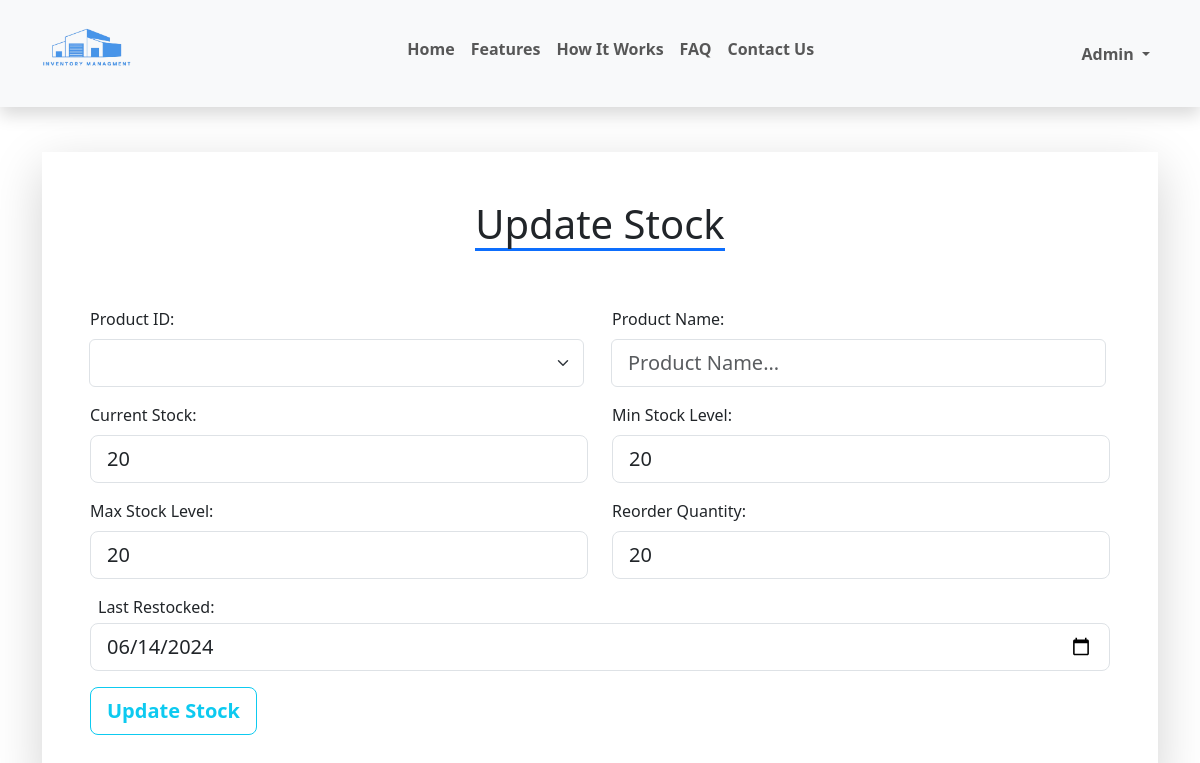
/edit-stock/2/ (signed in), run on the app's committed database.
### App/models.py (models this page shows, shortened)
class Stock(models.Model):
    product = models.CharField(max_length=400, verbose_name=_("Product"))
    current_stock = models.IntegerField(verbose_name=_("Current Stock"))
    min_stock_level = models.IntegerField(verbose_name=_("Minimum Stock Level"))
    max_stock_level = models.IntegerField(verbose_name=_("Maximum Stock Level"))
    reorder_quantity = models.IntegerField(verbose_name=_("Reorder Quantity"))
    last_restocked = models.DateField(verbose_name=_("Last Restocked"))
    user = models.ForeignKey(User, on_delete=models.CASCADE, verbose_name=_("User"))
    class Meta:
        verbose_name_plural = _("Stocks")
    def formatted_date(self):
        return self.last_restocked.strftime("%Y-%m-%d") if self.last_restocked else ''

### App/views.py (the view)
    def _wrapped_view(request, *args, **kwargs):
        expired_session_message = 'The session has expired. Please login again to continue.'
        if expired_session_message in [msg.message for msg in messages.get_messages(request)]:
            messages.info(request, expired_session_message)
            return redirect("login")
        if not request.user.is_authenticated:
            messages.error(request, "You need to login first!")
            return redirect("login")
        return view_func(request, *args, **kwargs)

### App/views.py (called while the page is built, shortened)
def redirect_if_not_authenticated(view_func):
    def _wrapped_view(request, *args, **kwargs):
        expired_session_message = 'The session has expired. Please login again to continue.'
        if expired_session_message in [msg.message for msg in messages.get_messages(request)]:
            messages.info(request, expired_session_message)
            return redirect("login")
        if not request.user.is_authenticated:
            messages.error(request, "You need to login first!")
            return redirect("login")
        return view_func(request, *args, **kwargs)
    return _wrapped_view

@redirect_if_not_authenticated
def edit_stock(request, stock_id):
    stock = get_object_or_404(Stock, id=stock_id)
    products = Product.objects.all()
    context = {
        "stock": stock,
        "products": products,
    }
    return render(request, "stock/edit_stock.html", context)

### App/templates/stock/edit_stock.html (shortened to what this page needs)
{% extends "base.html" %}
{% block content %}
    {% include 'nav.html' %}
    <div class="container">
        <div class="shadow-lg p-5 edit-stock-container">
            <div class="text-center">
                <h1 class="d-inline-block border-bottom border-3 border-primary">Update Stock</h1>
            </div>
            <form action="{% url 'edit_stock' stock.id %}" method="POST">
                <div class="row mt-5">
                    <div class="col-lg-6">
                        <div class="mb-3">
                            <div class="input-group">
                                <label for="" class="form-label">Product ID:</label>
                                <select class="form-select form-select-lg rounded-2 me-1 w-100 text-start" id="product_id" name="product_id" onchange="fetchProductName()">
                                    <option value="{{ stock.product.id }}" selected>{{ stock.product.id }}</option>
                                    {% for product in products %}
                                        {% if stock.product.id != product.id %}
                                            <option value="{{ product.id }}">{{ product.id }}</option>
                                        {% endif %}
                                    {% endfor %}
                                </select>
                            </div>
                        </div>
                    </div>
                    <div class="col-lg-6">
                        <div class="mb-3">
                            <div class="input-group">
                                <label for="" class="form-label">Product Name:</label>
                                <input type="text" class="form-control form-control-lg me-1 w-100 rounded-2" id="product_name" name="product_name"
                                placeholder="Product Name..." value="{{ stock.product.name }}" readonly>
                            </div>
                        </div>
                    </div>
                </div>
                <div class="row">
                    <div class="col-lg-6">
                        <div class="mb-3">
                            <label for="" class="form-label">Current Stock:</label>
                            <input name="current_stock" type="number" class="form-control form-control-lg" placeholder="Current Stock..."
                            value="{{stock.current_stock}}">
                        </div>
                    </div>
                    <div class="col-lg-6">
                        <div class="mb-3">
                            <label for="" class="form-label">Min Stock Level:</label>
                            <input name="min_stock_level" type="number" class="form-control form-control-lg" placeholder="Min Stock Level..."
                            value="{{ stock.min_stock_level }}">
                        </div>
                    </div>
                </div>
                <div class="row">
                    <div class="col-lg-6">
                        <div class="mb-3">
                            <label for="" class="form-label">Max Stock Level:</label>
                            <input name="max_stock_level" type="number" class="form-control form-control-lg" placeholder="Max Stock Level..."
                            value="{{ stock.max_stock_level }}">
                        </div>
                    </div>
                    <div class="col-lg-6">
                        <div class="mb-3">
                            <label for="" class="form-label">Reorder Quantity:</label>
                            <input name="reorder_quantity" type="number" class="form-control form-control-lg" placeholder="Reorder Quantity..."
                            value="{{ stock.reorder_quantity }}">
                        </div>
                    </div>
                </div>
                <div class="mb-3">
                    <label for="" class="mb-1 ms-2">Last Restocked:</label>
                    <input name="last_restocked" type="date" class="form-control form-control-lg"
                    value="{{ stock.formatted_date }}">
                </div>
                <div>
                    <button type="submit" class="btn btn-outline-info btn-lg fw-bolder add-doc-btn">Update Stock</button>
                </div>
            </form>
        </div>
    </div>
{% endblock content %}

### App/templates/nav.html (shortened to what this page needs)
{% load static %}
<nav class="navbar navbar-expand-lg navbar-light bg-light shadow fixed-top p-3" id="nav-scroll">
  <div class="container">
      <a href="{% url 'home' %}" class="navbar-brand fw-bolder">
        <img src="{% static 'img/inventory-logo.png' %}" alt="" class="img-fluid logo">
      </a>
    <div class="collapse navbar-collapse pt-3 pt-lg-0 fw-bold" id="navbar">
      <ul class="navbar-nav me-auto mb-2 mb-lg-0 mx-auto">
        <li class="nav-item">
          <a class="nav-link link d-inline-block
          {% if request.path == '/' %} active {% endif %}"
          href="/#home">Home</a>
        </li>
        <li class="nav-item">
          <a class="nav-link link d-inline-block" href="/#features">Features</a>
        </li>
        <li class="nav-item">
          <a class="nav-link link d-inline-block" href="/#how-it-works">How It Works</a>
        </li>
        <li class="nav-item">
          <a class="nav-link link d-inline-block" href="/#faq">FAQ</a>
        </li>
        <li class="nav-item">
          <a class="nav-link link d-inline-block" href="/#contact">Contact Us</a>
        </li>
      </ul>
      <ul class="navbar-nav mb-2 mb-lg-0">
        {% if request.user.is_authenticated %}
            <li class="nav-item dropdown">
              <a href="#" class="nav-link dropdown-toggle
              "
              href="#" role="button" aria-expanded="false">
                {{ request.user | title }}
              </a>
            </li>
        {% endif %}
      </ul>
    </div>
  </div>
</nav>

### App/static/css/styles.css (style rules this page uses)
.link { position: relative; overflow: hidden; }
.link::after { content: ""; display: block; height: 3px; width: 100%; background-color: #007bff; transform: scale(0); transform-origin: left; transition: transform 0.5s ease; }
.logo { width: 90px; }
.edit-stock-container { margin-top: 9.5em !important; }

### data on the page
Stock: current_stock "20", min_stock_level "20", max_stock_level "20", reorder_quantity "20", last_restocked "06/14/2024"

### other printed values
{{ request.user | title }} "Admin"
